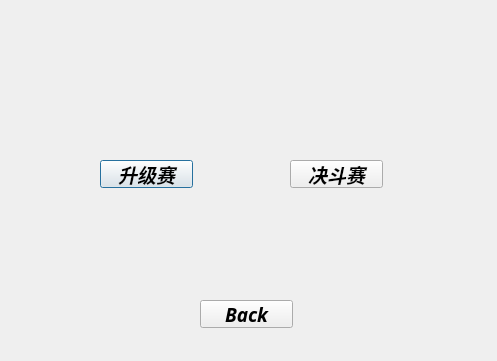
<?xml version="1.0" encoding="UTF-8"?>
<ui version="4.0">
 <class>FightChose</class>
 <widget class="QDialog" name="FightChose">
  <property name="geometry">
   <rect>
    <x>0</x>
    <y>0</y>
    <width>497</width>
    <height>361</height>
   </rect>
  </property>
  <property name="windowTitle">
   <string>Dialog</string>
  </property>
  <widget class="QLabel" name="label">
   <property name="geometry">
    <rect>
     <x>30</x>
     <y>-10</y>
     <width>431</width>
     <height>361</height>
    </rect>
   </property>
   <property name="styleSheet">
    <string notr="true">border-image: url(:/images/battlechose.png);</string>
   </property>
   <property name="text">
    <string/>
   </property>
  </widget>
  <widget class="QPushButton" name="pushButton">
   <property name="geometry">
    <rect>
     <x>100</x>
     <y>160</y>
     <width>93</width>
     <height>28</height>
    </rect>
   </property>
   <property name="font">
    <font>
     <family>Franklin Gothic Medium</family>
     <pointsize>14</pointsize>
     <weight>75</weight>
     <italic>true</italic>
     <bold>true</bold>
    </font>
   </property>
   <property name="text">
    <string>升级赛</string>
   </property>
  </widget>
  <widget class="QPushButton" name="pushButton_2">
   <property name="geometry">
    <rect>
     <x>290</x>
     <y>160</y>
     <width>93</width>
     <height>28</height>
    </rect>
   </property>
   <property name="font">
    <font>
     <family>Franklin Gothic Medium</family>
     <pointsize>14</pointsize>
     <weight>75</weight>
     <italic>true</italic>
     <bold>true</bold>
    </font>
   </property>
   <property name="text">
    <string>决斗赛</string>
   </property>
  </widget>
  <widget class="QPushButton" name="pushButton_3">
   <property name="geometry">
    <rect>
     <x>200</x>
     <y>300</y>
     <width>93</width>
     <height>28</height>
    </rect>
   </property>
   <property name="font">
    <font>
     <family>Franklin Gothic Medium</family>
     <pointsize>14</pointsize>
     <weight>75</weight>
     <italic>true</italic>
     <bold>true</bold>
    </font>
   </property>
   <property name="text">
    <string>Back</string>
   </property>
  </widget>
 </widget>
 <resources/>
 <connections/>
</ui>
